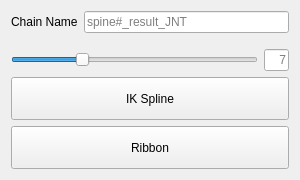
<?xml version="1.0" encoding="UTF-8"?>
<ui version="4.0">
 <class>widget</class>
 <widget class="QWidget" name="widget">
  <property name="geometry">
   <rect>
    <x>0</x>
    <y>0</y>
    <width>300</width>
    <height>180</height>
   </rect>
  </property>
  <property name="minimumSize">
   <size>
    <width>300</width>
    <height>0</height>
   </size>
  </property>
  <property name="maximumSize">
   <size>
    <width>300</width>
    <height>16777215</height>
   </size>
  </property>
  <property name="windowTitle">
   <string>Spine Rig</string>
  </property>
  <layout class="QVBoxLayout" name="verticalLayout_2">
   <item>
    <layout class="QHBoxLayout" name="horizontalLayout">
     <property name="topMargin">
      <number>0</number>
     </property>
     <item>
      <widget class="QLabel" name="label">
       <property name="text">
        <string>Chain Name</string>
       </property>
      </widget>
     </item>
     <item>
      <widget class="QLineEdit" name="name_lne">
       <property name="focusPolicy">
        <enum>Qt::ClickFocus</enum>
       </property>
       <property name="placeholderText">
        <string>spine#_result_JNT</string>
       </property>
      </widget>
     </item>
    </layout>
   </item>
   <item>
    <layout class="QHBoxLayout" name="horizontalLayout_2">
     <property name="topMargin">
      <number>10</number>
     </property>
     <item>
      <widget class="QSlider" name="joints_sld">
       <property name="minimum">
        <number>2</number>
       </property>
       <property name="maximum">
        <number>20</number>
       </property>
       <property name="sliderPosition">
        <number>7</number>
       </property>
       <property name="orientation">
        <enum>Qt::Horizontal</enum>
       </property>
       <property name="invertedAppearance">
        <bool>false</bool>
       </property>
       <property name="invertedControls">
        <bool>false</bool>
       </property>
       <property name="tickPosition">
        <enum>QSlider::NoTicks</enum>
       </property>
       <property name="tickInterval">
        <number>4</number>
       </property>
      </widget>
     </item>
     <item>
      <widget class="QLineEdit" name="numjoints_lne">
       <property name="maximumSize">
        <size>
         <width>25</width>
         <height>16777215</height>
        </size>
       </property>
       <property name="focusPolicy">
        <enum>Qt::ClickFocus</enum>
       </property>
       <property name="alignment">
        <set>Qt::AlignRight|Qt::AlignTrailing|Qt::AlignVCenter</set>
       </property>
       <property name="placeholderText">
        <string>7</string>
       </property>
      </widget>
     </item>
    </layout>
   </item>
   <item>
    <widget class="QPushButton" name="ikspline_btn">
     <property name="sizePolicy">
      <sizepolicy hsizetype="Minimum" vsizetype="Expanding">
       <horstretch>0</horstretch>
       <verstretch>0</verstretch>
      </sizepolicy>
     </property>
     <property name="text">
      <string>IK Spline</string>
     </property>
    </widget>
   </item>
   <item>
    <widget class="QPushButton" name="ribbon_btn">
     <property name="sizePolicy">
      <sizepolicy hsizetype="Minimum" vsizetype="Expanding">
       <horstretch>0</horstretch>
       <verstretch>0</verstretch>
      </sizepolicy>
     </property>
     <property name="text">
      <string>Ribbon</string>
     </property>
    </widget>
   </item>
  </layout>
 </widget>
 <resources/>
 <connections/>
</ui>
